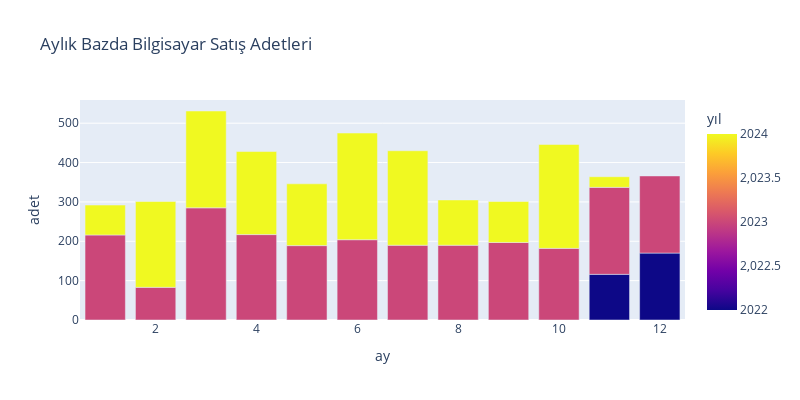
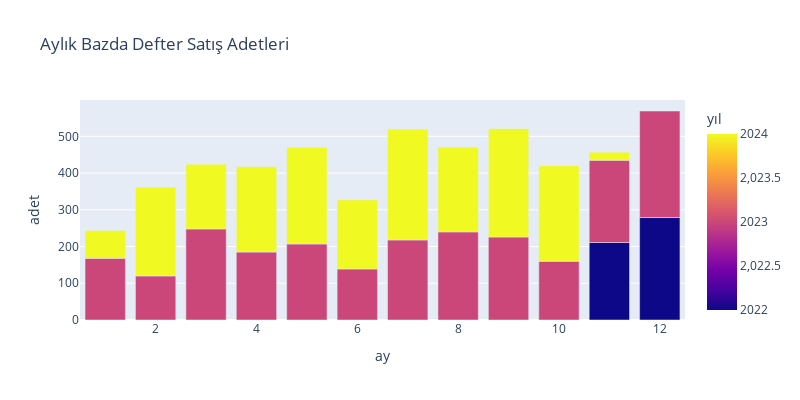
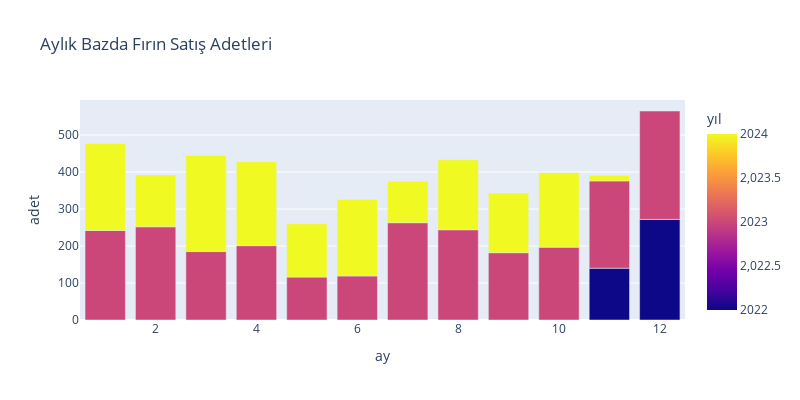
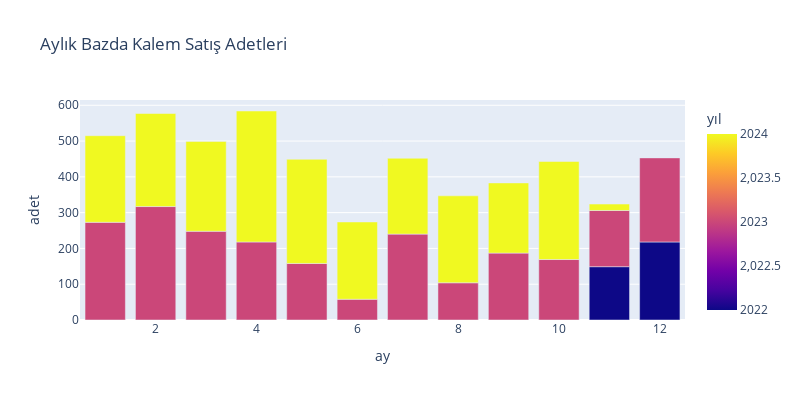

Notebook cell for these charts, in order:
### Code cell
# her ürün için aylık satıs adeti grafiği
urunler = aylıkUrünSatis['ürün_adi'].unique()
for urun in urunler:
    
    aaa=aylıkUrünSatis.loc[aylıkUrünSatis["ürün_adi"] == urun]
    fig = px.bar(aaa, x='ay', y='adet', color='yıl', barmode='group', title=f"Aylık Bazda {urun} Satış Adetleri")
    fig.update_layout(
        width=800,   
        height=400    
    )
    fig.show()

del aaa, urun,urunler,fig,aylıkUrünSatis,aylıkToplamSatis,haftalikUrünSatis,haftalıkToplamSatıs

### Figure 1 — Plotly figure (JSON) as saved in the notebook; plotly's stock layout.template omitted (floating-point values rounded to 4 significant figures)
{"data": [{"alignmentgroup": "True", "hovertemplate": "ay=%{x}<br>adet=%{y}<br>yıl=%{marker.color}<extra></extra>", "legendgroup": "", "marker": {"color": [2022, 2022, 2023, 2023, 2023, 2023, 2023, 2023, 2023, 2023, 2023, 2023, 2023, 2023, 2024, 2024, 2024, 2024, 2024, 2024, 2024, 2024, 2024, 2024, 2024], "coloraxis": "coloraxis", "pattern": {"shape": ""}}, "name": "", "offsetgroup": "", "orientation": "v", "showlegend": false, "textposition": "auto", "type": "bar", "x": [11, 12, 1, 2, 3, 4, 5, 6, 7, 8, 9, 10, 11, 12, 1, 2, 3, 4, 5, 6, 7, 8, 9, 10, 11], "xaxis": "x", "y": [116, 170, 216, 83, 285, 217, 189, 204, 190, 190, 197, 182, 221, 196, 76, 218, 246, 211, 157, 271, 240, 115, 104, 264, 27], "yaxis": "y"}], "layout": {"barmode": "group", "coloraxis": {"colorbar": {"title": {"text": "yıl"}}, "colorscale": [[0, "#0d0887"], [0.1111, "#46039f"], [0.2222, "#7201a8"], [0.3333, "#9c179e"], [0.4444, "#bd3786"], [0.5556, "#d8576b"], [0.6667, "#ed7953"], [0.7778, "#fb9f3a"], [0.8889, "#fdca26"], [1, "#f0f921"]]}, "height": 400, "legend": {"tracegroupgap": 0}, "title": {"text": "Aylık Bazda Bilgisayar Satış Adetleri"}, "width": 800, "xaxis": {"anchor": "y", "domain": [0, 1], "title": {"text": "ay"}}, "yaxis": {"anchor": "x", "domain": [0, 1], "title": {"text": "adet"}}}}

### Figure 2 — Plotly figure (JSON) as saved in the notebook; plotly's stock layout.template omitted (floating-point values rounded to 4 significant figures)
{"data": [{"alignmentgroup": "True", "hovertemplate": "ay=%{x}<br>adet=%{y}<br>yıl=%{marker.color}<extra></extra>", "legendgroup": "", "marker": {"color": [2022, 2022, 2023, 2023, 2023, 2023, 2023, 2023, 2023, 2023, 2023, 2023, 2023, 2023, 2024, 2024, 2024, 2024, 2024, 2024, 2024, 2024, 2024, 2024, 2024], "coloraxis": "coloraxis", "pattern": {"shape": ""}}, "name": "", "offsetgroup": "", "orientation": "v", "showlegend": false, "textposition": "auto", "type": "bar", "x": [11, 12, 1, 2, 3, 4, 5, 6, 7, 8, 9, 10, 11, 12, 1, 2, 3, 4, 5, 6, 7, 8, 9, 10, 11], "xaxis": "x", "y": [211, 279, 168, 120, 248, 185, 207, 139, 218, 240, 226, 160, 224, 290, 76, 242, 176, 232, 263, 188, 302, 231, 295, 260, 22], "yaxis": "y"}], "layout": {"barmode": "group", "coloraxis": {"colorbar": {"title": {"text": "yıl"}}, "colorscale": [[0, "#0d0887"], [0.1111, "#46039f"], [0.2222, "#7201a8"], [0.3333, "#9c179e"], [0.4444, "#bd3786"], [0.5556, "#d8576b"], [0.6667, "#ed7953"], [0.7778, "#fb9f3a"], [0.8889, "#fdca26"], [1, "#f0f921"]]}, "height": 400, "legend": {"tracegroupgap": 0}, "title": {"text": "Aylık Bazda Defter Satış Adetleri"}, "width": 800, "xaxis": {"anchor": "y", "domain": [0, 1], "title": {"text": "ay"}}, "yaxis": {"anchor": "x", "domain": [0, 1], "title": {"text": "adet"}}}}

### Figure 3 — Plotly figure (JSON) as saved in the notebook; plotly's stock layout.template omitted (floating-point values rounded to 4 significant figures)
{"data": [{"alignmentgroup": "True", "hovertemplate": "ay=%{x}<br>adet=%{y}<br>yıl=%{marker.color}<extra></extra>", "legendgroup": "", "marker": {"color": [2022, 2022, 2023, 2023, 2023, 2023, 2023, 2023, 2023, 2023, 2023, 2023, 2023, 2023, 2024, 2024, 2024, 2024, 2024, 2024, 2024, 2024, 2024, 2024, 2024], "coloraxis": "coloraxis", "pattern": {"shape": ""}}, "name": "", "offsetgroup": "", "orientation": "v", "showlegend": false, "textposition": "auto", "type": "bar", "x": [11, 12, 1, 2, 3, 4, 5, 6, 7, 8, 9, 10, 11, 12, 1, 2, 3, 4, 5, 6, 7, 8, 9, 10, 11], "xaxis": "x", "y": [140, 272, 242, 252, 185, 201, 116, 119, 263, 244, 182, 197, 236, 293, 235, 140, 260, 227, 144, 207, 112, 189, 161, 201, 15], "yaxis": "y"}], "layout": {"barmode": "group", "coloraxis": {"colorbar": {"title": {"text": "yıl"}}, "colorscale": [[0, "#0d0887"], [0.1111, "#46039f"], [0.2222, "#7201a8"], [0.3333, "#9c179e"], [0.4444, "#bd3786"], [0.5556, "#d8576b"], [0.6667, "#ed7953"], [0.7778, "#fb9f3a"], [0.8889, "#fdca26"], [1, "#f0f921"]]}, "height": 400, "legend": {"tracegroupgap": 0}, "title": {"text": "Aylık Bazda Fırın Satış Adetleri"}, "width": 800, "xaxis": {"anchor": "y", "domain": [0, 1], "title": {"text": "ay"}}, "yaxis": {"anchor": "x", "domain": [0, 1], "title": {"text": "adet"}}}}

### Figure 4 — Plotly figure (JSON) as saved in the notebook; plotly's stock layout.template omitted (floating-point values rounded to 4 significant figures)
{"data": [{"alignmentgroup": "True", "hovertemplate": "ay=%{x}<br>adet=%{y}<br>yıl=%{marker.color}<extra></extra>", "legendgroup": "", "marker": {"color": [2022, 2022, 2023, 2023, 2023, 2023, 2023, 2023, 2023, 2023, 2023, 2023, 2023, 2023, 2024, 2024, 2024, 2024, 2024, 2024, 2024, 2024, 2024, 2024, 2024], "coloraxis": "coloraxis", "pattern": {"shape": ""}}, "name": "", "offsetgroup": "", "orientation": "v", "showlegend": false, "textposition": "auto", "type": "bar", "x": [11, 12, 1, 2, 3, 4, 5, 6, 7, 8, 9, 10, 11, 12, 1, 2, 3, 4, 5, 6, 7, 8, 9, 10, 11], "xaxis": "x", "y": [149, 218, 273, 317, 248, 218, 158, 58, 240, 104, 187, 169, 157, 235, 242, 260, 251, 366, 291, 216, 212, 243, 196, 274, 18], "yaxis": "y"}], "layout": {"barmode": "group", "coloraxis": {"colorbar": {"title": {"text": "yıl"}}, "colorscale": [[0, "#0d0887"], [0.1111, "#46039f"], [0.2222, "#7201a8"], [0.3333, "#9c179e"], [0.4444, "#bd3786"], [0.5556, "#d8576b"], [0.6667, "#ed7953"], [0.7778, "#fb9f3a"], [0.8889, "#fdca26"], [1, "#f0f921"]]}, "height": 400, "legend": {"tracegroupgap": 0}, "title": {"text": "Aylık Bazda Kalem Satış Adetleri"}, "width": 800, "xaxis": {"anchor": "y", "domain": [0, 1], "title": {"text": "ay"}}, "yaxis": {"anchor": "x", "domain": [0, 1], "title": {"text": "adet"}}}}
